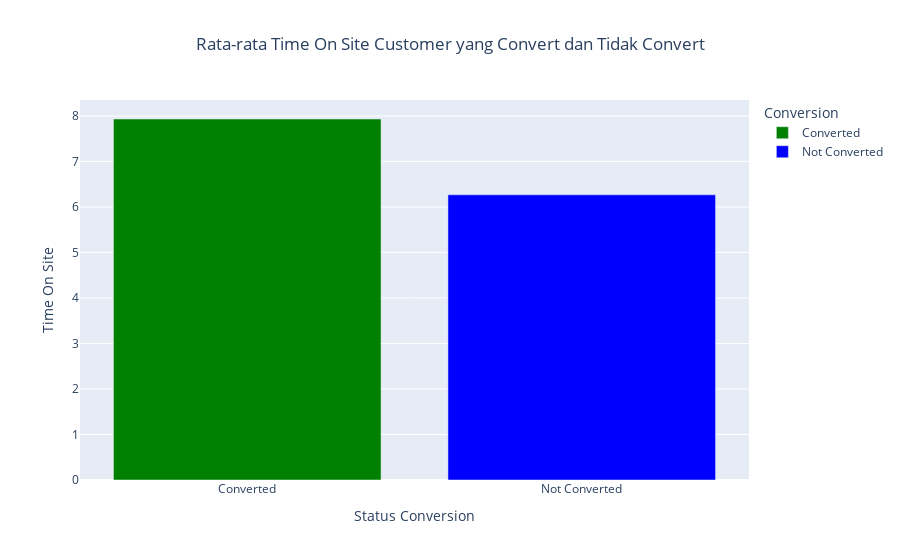

The code cell stored with this chart in its notebook:
### Markdown cell above
## Rata-rata Waktu yang Dihabiskan Customer yang Convert dan Tidak Selama di Website

### Code cell
# groupby conversion dan nilai rata-rata time on site
df_time = df.groupby('Conversion')['TimeOnSite'].mean().reset_index(name='mean')

# rename nilai 0 = not converted dan 1 = converted
df_time['Conversion'] = df_time['Conversion'].map({0: 'Not Converted', 1: 'Converted'})

# membuat diagram
top_onsite = df_time.sort_values(by='mean', ascending=False)
fig = px.bar(top_onsite, x='Conversion', y='mean', 
             color='Conversion',
             color_discrete_sequence=['green', 'blue'],
             title='Rata-rata Time On Site Customer yang Convert dan Tidak Convert')

# Mengubah judul axis x dan y dan beberapa layout menggunakan fungsi .update_layout()
fig.update_layout(
    xaxis_title='Status Conversion',
    yaxis_title='Time On Site',
    title_x=0.5
)

# Menampilkan diagram
fig.show()

### Figure 1 — Plotly figure (JSON) as saved in the notebook; plotly's stock layout.template omitted (floating-point values rounded to 4 significant figures)
{"data": [{"alignmentgroup": "True", "hovertemplate": "Conversion=%{x}<br>mean=%{y}<extra></extra>", "legendgroup": "Converted", "marker": {"color": "green", "pattern": {"shape": ""}}, "name": "Converted", "offsetgroup": "Converted", "orientation": "v", "showlegend": true, "textposition": "auto", "type": "bar", "x": ["Converted"], "xaxis": "x", "y": [7.933], "yaxis": "y"}, {"alignmentgroup": "True", "hovertemplate": "Conversion=%{x}<br>mean=%{y}<extra></extra>", "legendgroup": "Not Converted", "marker": {"color": "blue", "pattern": {"shape": ""}}, "name": "Not Converted", "offsetgroup": "Not Converted", "orientation": "v", "showlegend": true, "textposition": "auto", "type": "bar", "x": ["Not Converted"], "xaxis": "x", "y": [6.268], "yaxis": "y"}], "layout": {"barmode": "relative", "legend": {"title": {"text": "Conversion"}, "tracegroupgap": 0}, "title": {"text": "Rata-rata Time On Site Customer yang Convert dan Tidak Convert", "x": 0.5}, "xaxis": {"anchor": "y", "categoryarray": ["Converted", "Not Converted"], "categoryorder": "array", "domain": [0, 1], "title": {"text": "Status Conversion"}}, "yaxis": {"anchor": "x", "domain": [0, 1], "title": {"text": "Time On Site"}}}}
